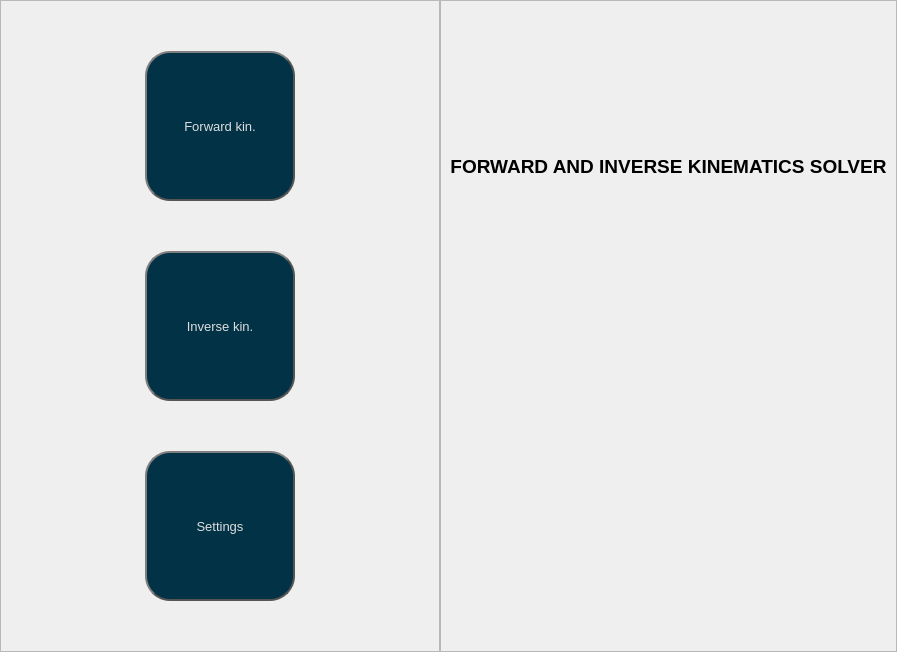
               <widget class="QWidget" name="page_home">
                <property name="layoutDirection">
                 <enum>Qt::LeftToRight</enum>
                </property>
                <layout class="QHBoxLayout" name="horizontalLayout_7">
                 <property name="spacing">
                  <number>10</number>
                 </property>
                 <property name="leftMargin">
                  <number>0</number>
                 </property>
                 <property name="topMargin">
                  <number>0</number>
                 </property>
                 <property name="rightMargin">
                  <number>0</number>
                 </property>
                 <property name="bottomMargin">
                  <number>0</number>
                 </property>
                 <item>
                  <widget class="QFrame" name="frame_home_shortcuts">
                   <property name="sizePolicy">
                    <sizepolicy hsizetype="MinimumExpanding" vsizetype="Preferred">
                     <horstretch>0</horstretch>
                     <verstretch>0</verstretch>
                    </sizepolicy>
                   </property>
                   <property name="minimumSize">
                    <size>
                     <width>440</width>
                     <height>0</height>
                    </size>
                   </property>
                   <property name="frameShape">
                    <enum>QFrame::NoFrame</enum>
                   </property>
                   <property name="frameShadow">
                    <enum>QFrame::Raised</enum>
                   </property>
                   <property name="midLineWidth">
                    <number>1</number>
                   </property>
                   <layout class="QHBoxLayout" name="horizontalLayout_11">
                    <property name="spacing">
                     <number>0</number>
                    </property>
                    <property name="leftMargin">
                     <number>0</number>
                    </property>
                    <property name="topMargin">
                     <number>0</number>
                    </property>
                    <property name="rightMargin">
                     <number>0</number>
                    </property>
                    <property name="bottomMargin">
                     <number>0</number>
                    </property>
                    <item>
                     <widget class="QFrame" name="frame_home_buttons">
                      <property name="minimumSize">
                       <size>
                        <width>440</width>
                        <height>0</height>
                       </size>
                      </property>
                      <property name="frameShape">
                       <enum>QFrame::StyledPanel</enum>
                      </property>
                      <property name="frameShadow">
                       <enum>QFrame::Raised</enum>
                      </property>
                      <layout class="QVBoxLayout" name="verticalLayout_7">
                       <property name="spacing">
                        <number>50</number>
                       </property>
                       <property name="leftMargin">
                        <number>50</number>
                       </property>
                       <property name="topMargin">
                        <number>50</number>
                       </property>
                       <property name="rightMargin">
                        <number>50</number>
                       </property>
                       <property name="bottomMargin">
                        <number>50</number>
                       </property>
                       <item alignment="Qt::AlignHCenter|Qt::AlignVCenter">
                        <widget class="QPushButton" name="btn_home_FK">
                         <property name="sizePolicy">
                          <sizepolicy hsizetype="Preferred" vsizetype="Preferred">
                           <horstretch>0</horstretch>
                           <verstretch>0</verstretch>
                          </sizepolicy>
                         </property>
                         <property name="minimumSize">
                          <size>
                           <width>150</width>
                           <height>150</height>
                          </size>
                         </property>
                         <property name="maximumSize">
                          <size>
                           <width>200</width>
                           <height>200</height>
                          </size>
                         </property>
                         <property name="sizeIncrement">
                          <size>
                           <width>10</width>
                           <height>10</height>
                          </size>
                         </property>
                         <property name="baseSize">
                          <size>
                           <width>100</width>
                           <height>100</height>
                          </size>
                         </property>
                         <property name="font">
                          <font>
                           <family>Segoe UI</family>
                           <pointsize>10</pointsize>
                          </font>
                         </property>
                         <property name="layoutDirection">
                          <enum>Qt::LeftToRight</enum>
                         </property>
                         <property name="styleSheet">
                          <string notr="true">QPushButton {	
	color: rgb(222, 222, 222);
    border: 2px solid #555;
    border-radius: 25px;
    border-style: outset;
	background-color: rgb(2, 50, 70);
    padding: 5px;
}
QPushButton:hover {
background-color: rgb(40, 112, 148);
}
QPushButton:pressed {	
	background-color: rgb(85, 170, 255);
}</string>
                         </property>
                         <property name="text">
                          <string>Forward kin.</string>
                         </property>
                        </widget>
                       </item>
                       <item alignment="Qt::AlignHCenter|Qt::AlignVCenter">
                        <widget class="QPushButton" name="btn_home_IK">
                         <property name="sizePolicy">
                          <sizepolicy hsizetype="Preferred" vsizetype="Preferred">
                           <horstretch>0</horstretch>
                           <verstretch>0</verstretch>
                          </sizepolicy>
                         </property>
                         <property name="minimumSize">
                          <size>
                           <width>150</width>
                           <height>150</height>
                          </size>
                         </property>
                         <property name="maximumSize">
                          <size>
                           <width>200</width>
                           <height>200</height>
                          </size>
                         </property>
                         <property name="font">
                          <font>
                           <family>Segoe UI</family>
                           <pointsize>10</pointsize>
                          </font>
                         </property>
                         <property name="layoutDirection">
                          <enum>Qt::LeftToRight</enum>
                         </property>
                         <property name="styleSheet">
                          <string notr="true">QPushButton {	
	color: rgb(222, 222, 222);
    border: 2px solid #555;
    border-radius: 25px;
    border-style: outset;
	background-color: rgb(2, 50, 70);
    padding: 5px;
}
QPushButton:hover {
background-color: rgb(40, 112, 148);
}
QPushButton:pressed {	
	background-color: rgb(85, 170, 255);
}</string>
                         </property>
                         <property name="text">
                          <string>Inverse kin.</string>
                         </property>
                        </widget>
                       </item>
                       <item alignment="Qt::AlignHCenter|Qt::AlignVCenter">
                        <widget class="QPushButton" name="btn_home_settings">
                         <property name="sizePolicy">
                          <sizepolicy hsizetype="Preferred" vsizetype="Preferred">
                           <horstretch>0</horstretch>
                           <verstretch>0</verstretch>
                          </sizepolicy>
                         </property>
                         <property name="minimumSize">
                          <size>
                           <width>150</width>
                           <height>150</height>
                          </size>
                         </property>
                         <property name="maximumSize">
                          <size>
                           <width>200</width>
                           <height>200</height>
                          </size>
                         </property>
                         <property name="font">
                          <font>
                           <family>Segoe UI</family>
                           <pointsize>10</pointsize>
                          </font>
                         </property>
                         <property name="layoutDirection">
                          <enum>Qt::LeftToRight</enum>
                         </property>
                         <property name="styleSheet">
                          <string notr="true">QPushButton {	
	color: rgb(222, 222, 222);
    border: 2px solid #555;
    border-radius: 25px;
    border-style: outset;
	background-color: rgb(2, 50, 70);
    padding: 5px;
}
QPushButton:hover {
background-color: rgb(40, 112, 148);
}
QPushButton:pressed {	
	background-color: rgb(85, 170, 255);
}</string>
                         </property>
                         <property name="text">
                          <string>Settings</string>
                         </property>
                        </widget>
                       </item>
                      </layout>
                     </widget>
                    </item>
                    <item>
                     <widget class="QFrame" name="frame_home_info">
                      <property name="styleSheet">
                       <string notr="true"/>
                      </property>
                      <property name="frameShape">
                       <enum>QFrame::StyledPanel</enum>
                      </property>
                      <property name="frameShadow">
                       <enum>QFrame::Raised</enum>
                      </property>
                      <layout class="QGridLayout" name="gridLayout_18">
                       <item row="0" column="0">
                        <widget class="QLabel" name="label">
                         <property name="minimumSize">
                          <size>
                           <width>0</width>
                           <height>250</height>
                          </size>
                         </property>
                         <property name="font">
                          <font>
                           <pointsize>14</pointsize>
                           <weight>75</weight>
                           <bold>true</bold>
                          </font>
                         </property>
                         <property name="text">
                          <string>FORWARD AND INVERSE KINEMATICS SOLVER</string>
                         </property>
                         <property name="alignment">
                          <set>Qt::AlignCenter</set>
                         </property>
                        </widget>
                       </item>
                       <item row="1" column="0" alignment="Qt::AlignHCenter|Qt::AlignBottom">
                        <widget class="QLabel" name="label_2">
                         <property name="sizePolicy">
                          <sizepolicy hsizetype="MinimumExpanding" vsizetype="MinimumExpanding">
                           <horstretch>0</horstretch>
                           <verstretch>0</verstretch>
                          </sizepolicy>
                         </property>
                         <property name="minimumSize">
                          <size>
                           <width>365</width>
                           <height>270</height>
                          </size>
                         </property>
                         <property name="maximumSize">
                          <size>
                           <width>730</width>
                           <height>540</height>
                          </size>
                         </property>
                         <property name="text">
                          <string/>
                         </property>
                         <property name="pixmap">
                          <pixmap resource="icons/icons.qrc">:/others/others/scheme2.png</pixmap>
                         </property>
                         <property name="scaledContents">
                          <bool>true</bool>
                         </property>
                         <property name="alignment">
                          <set>Qt::AlignCenter</set>
                         </property>
                         <property name="wordWrap">
                          <bool>true</bool>
                         </property>
                        </widget>
                       </item>
                      </layout>
                     </widget>
                    </item>
                   </layout>
                  </widget>
                 </item>
                </layout>
               </widget>
